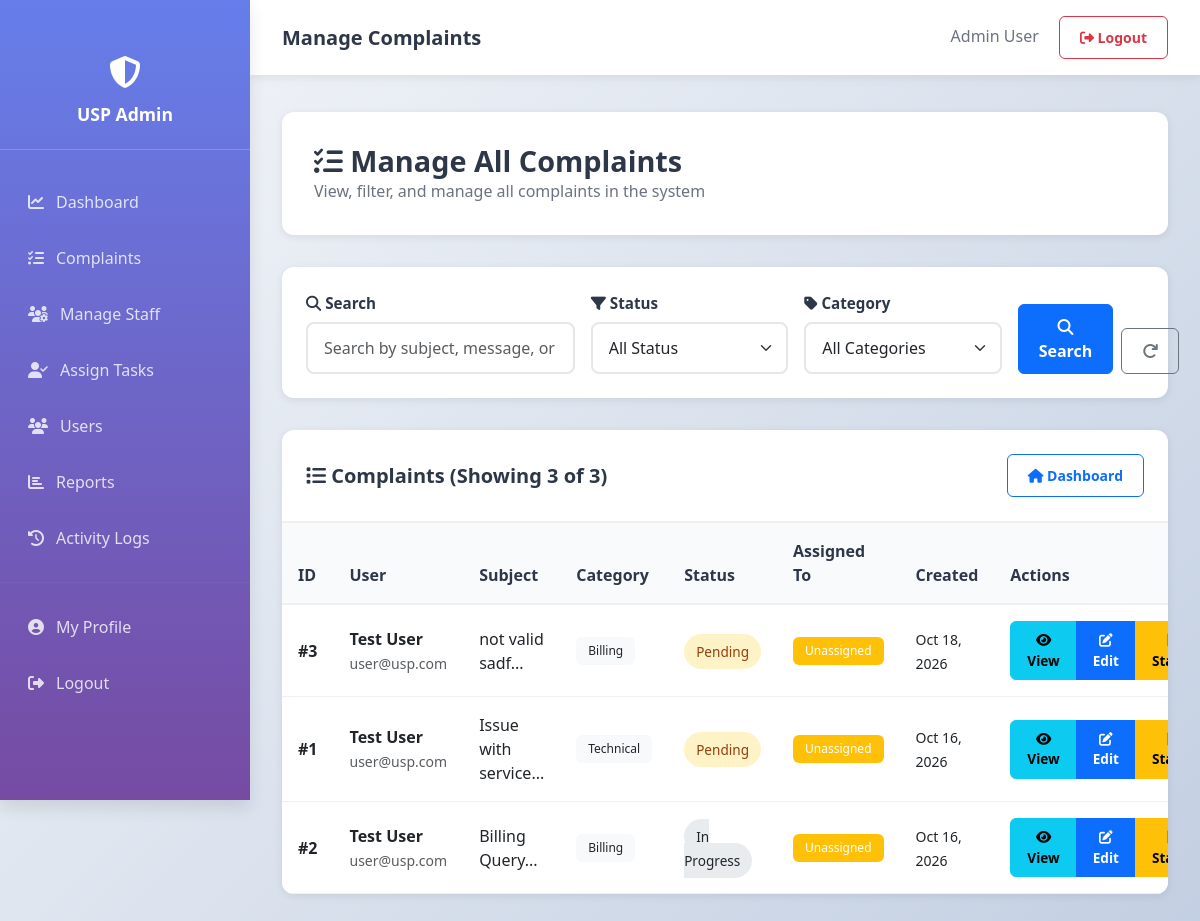
Page /USP_Feedback-3/admin/manage_complaints.php (signed in) on the committed database.
### tables this page shows
CREATE TABLE `complaints` (
  `complaint_id` int(11) NOT NULL AUTO_INCREMENT,
  `user_id` int(11) NOT NULL,
  `subject` varchar(200) NOT NULL,
  `category` varchar(100) NOT NULL,
  `message` longtext NOT NULL,
  `status` enum('Pending','In Progress','Resolved') DEFAULT 'Pending',
  `assigned_staff` int(11) DEFAULT NULL,
  `solution` longtext DEFAULT NULL,
  `created_at` timestamp NULL DEFAULT current_timestamp(),
  `resolved_at` timestamp NULL DEFAULT NULL,
  PRIMARY KEY (`complaint_id`),
  KEY `user_id` (`user_id`),
  KEY `assigned_staff` (`assigned_staff`),
  CONSTRAINT `fk_161` FOREIGN KEY (`user_id`) REFERENCES `users` (`id`) ON DELETE CASCADE,
  CONSTRAINT `fk_162` FOREIGN KEY (`assigned_staff`) REFERENCES `users` (`id`) ON DELETE SET NULL
);

CREATE TABLE `users` (
  `id` int(11) NOT NULL AUTO_INCREMENT,
  `name` varchar(100) NOT NULL,
  `email` varchar(100) NOT NULL,
  `password` varchar(255) NOT NULL,
  `role` enum('admin','staff','user') NOT NULL DEFAULT 'user',
  `status` enum('active','inactive') DEFAULT 'active',
  `created_at` timestamp NULL DEFAULT current_timestamp(),
  `updated_at` timestamp NULL DEFAULT current_timestamp() ON UPDATE current_timestamp(),
  PRIMARY KEY (`id`),
  UNIQUE KEY `email` (`email`)
);

### USP_Feedback-3/admin/manage_complaints.php (the view, shortened to what this page needs)
<?php
include '../config/db_connect.php';
$search_query = $_GET['search'] ?? '';
$page = $_GET['page'] ?? 1;
$per_page = 10;
$where_clauses = [];
$where = !empty($where_clauses) ? 'WHERE ' . implode(' AND ', $where_clauses) : '';
$count_query = "SELECT COUNT(*) as total FROM complaints c JOIN users u ON c.user_id = u.id $where";
$count_result = mysqli_fetch_assoc(mysqli_query($conn, $count_query));
$total_records = $count_result['total'];
$offset = ($page - 1) * $per_page;
$complaints_query = "
    SELECT c.complaint_id, c.subject, c.status, c.created_at, c.category, c.message, c.solution, c.assigned_staff,
           u.name as user_name, u.email as user_email,
           CASE WHEN c.assigned_staff IS NOT NULL THEN (SELECT name FROM users WHERE id = c.assigned_staff) ELSE 'Unassigned' END as staff_name
    FROM complaints c
    JOIN users u ON c.user_id = u.id
    $where
    ORDER BY c.created_at DESC
    LIMIT $offset, $per_page
";
$complaints_result = mysqli_query($conn, $complaints_query);
$complaints = mysqli_fetch_all($complaints_result, MYSQLI_ASSOC);
?>
<!DOCTYPE html>
<html lang="en">
<head>
    <link href="https://cdn.jsdelivr.net/npm/bootstrap@5.3.0/dist/css/bootstrap.min.css" rel="stylesheet">
    <link rel="stylesheet" href="https://cdnjs.cloudflare.com/ajax/libs/font-awesome/6.4.0/css/all.min.css">
    <link rel="stylesheet" href="../css/style.css">
<link rel="stylesheet" href="../css/responsive.css">
</head>
<body>
    <div class="sidebar">
        <div class="sidebar-brand">
            <i class="fas fa-shield-alt"></i>
            <h4>USP Admin</h4>
        </div>
        <nav class="nav flex-column">
            <a class="nav-link " href="admin_dashboard_professional.php">
                <i class="fas fa-chart-line"></i> Dashboard
            </a>
            <a class="nav-link" href="manage_complaints.php">
                <i class="fas fa-tasks"></i> Complaints
            </a>
            <a class="nav-link" href="manage_staff.php">
                <i class="fas fa-users-cog"></i> Manage Staff
            </a>
            <a class="nav-link" href="assign_staff.php">
                <i class="fas fa-user-check"></i> Assign Tasks
            </a>
            <a class="nav-link" href="manage_users.php">
                <i class="fas fa-users"></i> Users
            </a>
            <a class="nav-link" href="reports.php">
                <i class="fas fa-chart-bar"></i> Reports
            </a>
            <a class="nav-link" href="activity_logs.php">
                <i class="fas fa-history"></i> Activity Logs
            </a>
            <hr style="border-color: rgba(255, 255, 255, 0.2); margin: 1rem 0;">
            <a class="nav-link" href="admin_profile.php">
                <i class="fas fa-user-circle"></i> My Profile
            </a>
            <a class="nav-link" href="logout.php">
                <i class="fas fa-sign-out-alt"></i> Logout
            </a>
        </nav>
    </div>
    <nav class="navbar-custom">
        <div style="display: flex; justify-content: space-between; align-items: center; width: 100%;">
            <h5 style="margin: 0; color: var(--dark); font-weight: 700;">Manage Complaints</h5>
            <div>
                <span style="color: #6b7280; margin-right: 1rem;"><?php echo $_SESSION['user_name']; ?></span>
                <a href="logout.php" class="btn btn-sm btn-outline-danger">
                    <i class="fas fa-sign-out-alt"></i> Logout
                </a>
            </div>
        </div>
    </nav>
    <div class="main-content">
        <div class="page-header">
            <h2>
                <i class="fas fa-tasks"></i> Manage All Complaints
            </h2>
            <p style="color: #6b7280; margin: 0;">View, filter, and manage all complaints in the system</p>
        </div>
        <div class="filter-section">
            <form method="GET" id="filterForm">
                <div class="row g-3">
                    <div class="col-md-4">
                        <label class="filter-label">
                            <i class="fas fa-search"></i> Search
                        </label>
                        <input type="text" class="form-control" name="search" placeholder="Search by subject, message, or user..."
                               value="<?php echo htmlspecialchars($search_query); ?>">
                    </div>
                    <div class="col-md-3">
                        <label class="filter-label">
                            <i class="fas fa-filter"></i> Status
                        </label>
                        <select class="form-select" name="status" onchange="document.getElementById('filterForm').submit();">
                            <option value="all">All Status</option>
                        </select>
                    </div>
                    <div class="col-md-3">
                        <label class="filter-label">
                            <i class="fas fa-tag"></i> Category
                        </label>
                        <select class="form-select" name="category" onchange="document.getElementById('filterForm').submit();">
                            <option value="all">All Categories</option>
                        </select>
                    </div>
                    <div class="col-md-2 d-flex align-items-end gap-2">
                        <button type="submit" class="btn btn-primary w-100">
                            <i class="fas fa-search"></i> Search
                        </button>
                        <a href="manage_complaints.php" class="btn btn-outline-secondary">
                            <i class="fas fa-redo"></i>
                        </a>
                    </div>
                </div>
            </form>
        </div>
        <div class="table-section">
            <div class="table-header">
                <h5><i class="fas fa-list"></i> Complaints (Showing <?php echo count($complaints); ?> of <?php echo $total_records; ?>)</h5>
                <a href="admin_dashboard_professional.php" class="btn btn-outline-primary btn-sm">
                    <i class="fas fa-home"></i> Dashboard
                </a>
            </div>
            <?php if (count($complaints) > 0): ?>
                <div class="table-responsive">
                    <table class="table table-hover">
                        <thead>
                            <tr>
                                <th>ID</th>
                                <th>User</th>
                                <th>Subject</th>
                                <th>Category</th>
                                <th>Status</th>
                                <th>Assigned To</th>
                                <th>Created</th>
                                <th>Actions</th>
                            </tr>
                        </thead>
                        <tbody>
                            <?php foreach ($complaints as $complaint): ?>
                                <tr>
                                    <td>
                                        <strong>#<?php echo $complaint['complaint_id']; ?></strong>
                                    </td>
                                    <td>
                                        <div>
                                            <strong><?php echo htmlspecialchars($complaint['user_name']); ?></strong>
                                            <br>
                                            <small class="text-muted"><?php echo htmlspecialchars($complaint['user_email']); ?></small>
                                        </div>
                                    </td>
                                    <td>
                                        <?php echo htmlspecialchars(substr($complaint['subject'], 0, 40)); ?>...
                                    </td>
                                    <td>
                                        <span class="badge bg-light text-dark">
                                            <?php echo htmlspecialchars($complaint['category']); ?>
                                        </span>
                                    </td>
                                    <td>
                                        <?php
                                        $status_class = 'badge-' . strtolower($complaint['status']);
                                        ?>
                                        <span class="badge-status  <?php echo $status_class; ?>">
                                            <?php echo $complaint['status']; ?>
                                        </span>
                                    </td>
                                    <td>
                                        <?php if ($complaint['staff_name'] != 'Unassigned'): ?>
                                            <span class="badge bg-info"><?php echo htmlspecialchars($complaint['staff_name']); ?></span>
                                        <?php else: ?>
                                            <span class="badge bg-warning">Unassigned</span>
                                        <?php endif; ?>
                                    </td>
                                    <td>
                                        <small><?php echo date('M d, Y', strtotime($complaint['created_at'])); ?></small>
                                    </td>
                                    <td>
                                        <div class="btn-group btn-group-sm" role="group">
                                            <button type="button" class="btn btn-action btn-info" data-bs-toggle="modal"
                                                    data-bs-target="#viewComplaintModal"
                                                    onclick="loadComplaintDetail(<?php echo $complaint['complaint_id']; ?>)">
                                                <i class="fas fa-eye"></i> View
                                            </button>
                                            <button type="button" class="btn btn-action btn-primary" data-bs-toggle="modal"
                                                    data-bs-target="#editComplaintModal"
                                                    data-complaint='<?php echo htmlspecialchars(json_encode(['id' => (int)$complaint['complaint_id'], 'subject' => $complaint['subject'], 'category' => $complaint['category'], 'message' => $complaint['message'], 'status' => $complaint['status'], 'assigned_staff' => $complaint['assigned_staff'], 'solution' => $complaint['solution']]), ENT_QUOTES); ?>'
                                                    onclick="openEditComplaint(this)">
                                                <i class="fas fa-pen-to-square"></i> Edit
                                            </button>
                                            <button type="button" class="btn btn-action btn-warning" data-bs-toggle="modal"
                                                    data-bs-target="#updateStatusModal"
                                                    onclick="setComplaintId(<?php echo $complaint['complaint_id']; ?>)">
                                                <i class="fas fa-flag"></i> Status
                                            </button>
                                        </div>
                                    </td>
                                </tr>
                            <?php endforeach; ?>
                        </tbody>
                    </table>
                </div>
            <?php endif; ?>
        </div>
    </div>
</body>
</html>

### USP_Feedback-3/css/style.css (style rules this page uses)
:root { --primary-color: #0d6efd; --secondary-color: #6c757d; --success-color: #198754; --danger-color: #dc3545; --warning-color: #ffc107; --info-color: #f00d0d; }
* { margin: 0; padding: 0; box-sizing: border-box; }
body { font-family: 'Segoe UI', Tahoma, Geneva, Verdana, sans-serif; background-color: #f8f9fa; color: #333; }
.table { margin-bottom: 0; }
.table thead th { background-color: #f8f9fa; border-bottom: 2px solid #dee2e6; font-weight: 600; color: #495057; }
.table tbody tr { transition: background-color 0.2s; }
.badge { padding: 0.5rem 0.75rem; font-weight: 500; }
.form-control, .form-select { border: 1px solid #dee2e6; border-radius: 6px; padding: 0.75rem; transition: border-color 0.2s, box-shadow 0.2s; }
.btn { border-radius: 6px; font-weight: 600; padding: 0.625rem 1.25rem; transition: all 0.2s; }
.btn-primary { background-color: var(--primary-color); border-color: var(--primary-color); }

### USP_Feedback-3/css/responsive.css (style rules this page uses)
*, *::before, *::after { box-sizing: border-box; }
html { -webkit-text-size-adjust: 100%; text-size-adjust: 100%; }
.main-content, .main, .page-header, .table-section, .card, .row > *, .modal-content, .topbar, .navbar-custom { min-width: 0; }
.main-content, .main, .modal-body { overflow-wrap: break-word; }
.table th, .table td { overflow-wrap: normal; }
.table-responsive { overflow-x: auto; -webkit-overflow-scrolling: touch; max-width: 100%; }
.btn-toolbar, .pagination, .page-header .d-flex, .table-header, .pagination-section { flex-wrap: wrap; gap: .5rem; }
.sidebar { overflow-y: auto; }
@media (min-width: 992px) { .navbar-custom { margin-left: 0 !important; } }
@media (min-width: 992px) { body > .main-content { max-width: 1700px; margin-left: max(250px, calc((100vw / var(--fit, 1) + 250px - 1700px) / 2)) !important; margin-right: auto; } }

### rows in the picture
complaints: complaint_id "3", user.name "Test User", user.email "user@usp.com", subject "not valid sadf", category "Billing", status "Pending", created_at "Oct 18, 2026"
complaints: complaint_id "1", user.name "Test User", user.email "user@usp.com", subject "Issue with service", category "Technical", status "Pending", created_at "Oct 16, 2026"
complaints: complaint_id "2", user.name "Test User", user.email "user@usp.com", subject "Billing Query", category "Billing", status "In Progress", created_at "Oct 16, 2026"

### other values in the picture
$_SESSION['user_name'] "Admin User"
count($complaints) "3"
$total_records "3"
